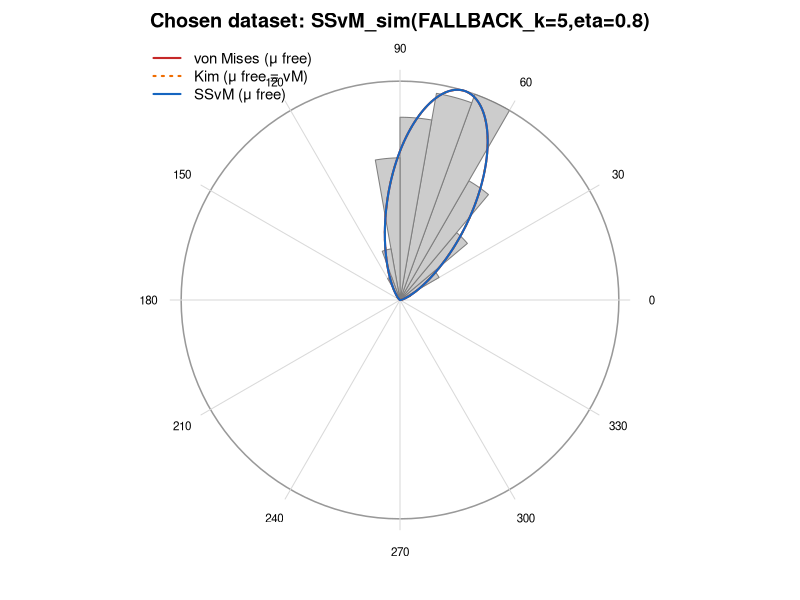
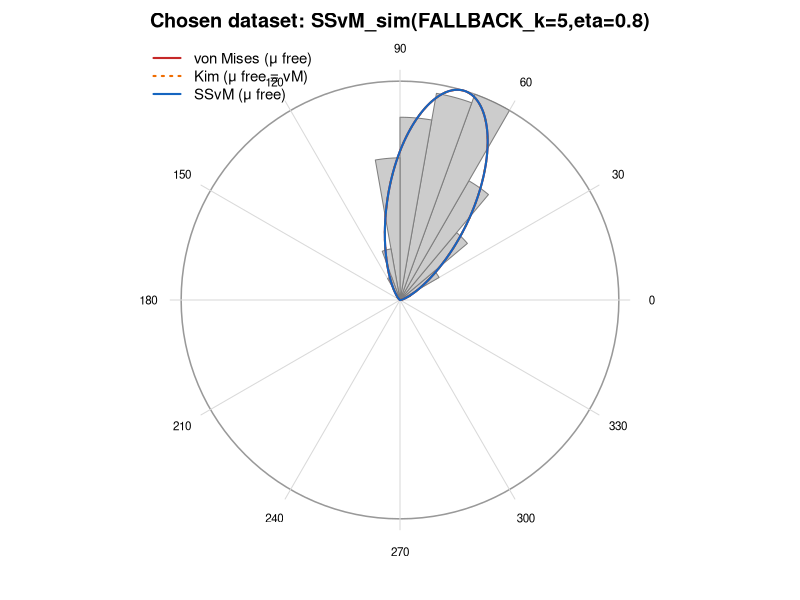
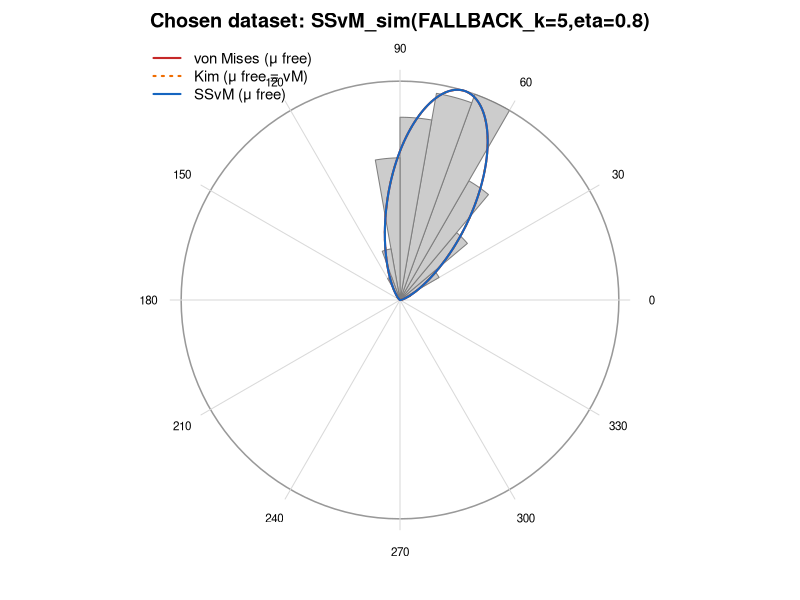

The R script that drew these images, in order:
# ===========================================
# SSvM vs vM/Kim (μ free), pick a dataset where SSvM wins
# Base R only, circular-style rose plot (custom polar)
# ===========================================

## ---- Output dir ----
outdir <- "paper_outputs/scan_ssvm_polar"
if (!dir.exists(outdir)) dir.create(outdir, recursive = TRUE, showWarnings = FALSE)

## ---- Utilities ----
deg2rad <- function(x) x * pi / 180
rad2deg <- function(x) x * 180 / pi
wrap_2pi <- function(x) (x %% (2*pi))
I0 <- function(k) besselI(k, 0)
I1 <- function(k) besselI(k, 1)
I2 <- function(k) besselI(k, 2)
A1 <- function(k) I1(k) / I0(k)
A1_inv <- function(R) {
  stopifnot(all(R >= 0 & R < 1))
  out <- R
  i1 <- R < 0.53; i2 <- R >= 0.53 & R < 0.85; i3 <- R >= 0.85
  out[i1] <- 2*R[i1] + R[i1]^3 + (5/6)*R[i1]^5
  out[i2] <- -0.4 + 1.39*R[i2] + 0.43/(1 - R[i2])
  out[i3] <- 1/(R[i3]^3 - 4*R[i3]^2 + 3*R[i3])
  out
}
circ_mean <- function(theta) atan2(mean(sin(theta)), mean(cos(theta)))
resultant_length <- function(theta) sqrt(mean(cos(theta))^2 + mean(sin(theta))^2)

## ---- Densities ----
d_vm <- function(theta, mu, kappa) {
  exp(kappa * cos(theta - mu)) / (2*pi*I0(kappa))
}
# SSvM: von Mises times (1 + eta sin(phi))
d_ssvm <- function(theta, mu, kappa, eta) {
  d_vm(theta, mu, kappa) * (1 + eta * sin(theta - mu))
}
# "Kim" as phase-shifted vM: with μ free it reduces to vM, but we keep it for reviewer parity
d_kim <- function(theta, mu, R, alpha) {
  phi <- theta - mu
  exp(R * cos(phi - alpha)) / (2*pi*I0(R))
}

## ---- vM MLE (μ free, closed form) ----
fit_vm_free <- function(theta) {
  n <- length(theta)
  C <- mean(cos(theta)); S <- mean(sin(theta))
  mu <- atan2(S, C)
  R <- sqrt(C^2 + S^2)
  kappa <- if (R < 1) A1_inv(R) else 1e6
  ll <- -n*log(2*pi*I0(kappa)) + kappa*sum(cos(theta - mu))
  list(mu = wrap_2pi(mu), kappa = kappa, loglik = ll)
}

## ---- SSvM MLE (μ, κ, η all free) ----
loglik_ssvm_full <- function(par, theta) {
  mu <- par[1]; kappa <- exp(par[2]); eta <- tanh(par[3])
  if (!is.finite(kappa) || abs(eta) >= 1) return(-Inf)
  phi <- theta - mu
  -length(theta)*log(2*pi*I0(kappa)) + kappa*sum(cos(phi)) + sum(log1p(eta * sin(phi)))
}
fit_ssvm_free <- function(theta) {
  n <- length(theta)
  mu0 <- circ_mean(theta)
  R  <- resultant_length(theta)
  xi0 <- log(max(A1_inv(min(R, 0.999999)), 1e-4))
  s <- sin(theta - mu0)
  eta0 <- if (sum(s^2) > 1e-8) max(min(sum(s)/sum(s^2), 0.8), -0.8) else 0
  par0 <- c(mu0, xi0, atanh(eta0))
  o <- optim(par0, fn = function(p) -loglik_ssvm_full(c(p[1], p[2], p[3]), theta),
             method = "BFGS", control = list(reltol = 1e-10, maxit = 4000))
  mu_hat <- wrap_2pi(o$par[1]); kappa_hat <- exp(o$par[2]); eta_hat <- tanh(o$par[3])
  list(mu = mu_hat, kappa = kappa_hat, eta = eta_hat, loglik = -o$value, conv = o$convergence)
}

## ---- "Kim" MLE (μ free -> equals vM) ----
fit_kim_free <- function(theta) {
  # With μ free, maximizing over (R, alpha) gives exactly vM with mean μ+alpha.
  # We therefore report Kim = vM MLE for transparency.
  vm <- fit_vm_free(theta)
  list(mu = vm$mu, R = vm$kappa, alpha = 0, loglik = vm$loglik, conv = 0L)
}

## ---- LRTs ----
lrt_vm_vs_ssvm <- function(f_vm, f_ssvm) {
  LR <- 2*(f_ssvm$loglik - f_vm$loglik)
  p  <- pchisq(LR, df = 1, lower.tail = FALSE)
  c(LR = LR, p_value = p)
}

## ---- Robust loader for 'circular' datasets (optional) ----
degreeify <- function(xnum) {
  if (is.null(xnum)) return(numeric(0))
  if (is.list(xnum) || is.data.frame(xnum)) {
    # try to find a numeric column of angles
    cand <- unlist(lapply(xnum, function(v) if (is.numeric(v)) v else NULL), use.names = FALSE)
    if (length(cand)) xnum <- cand else return(numeric(0))
  }
  xnum <- suppressWarnings(as.numeric(xnum))
  xnum <- xnum[is.finite(xnum)]
  if (!length(xnum)) return(numeric(0))
  mx <- max(xnum, na.rm = TRUE)
  if (mx <= 2*pi + 1e-6) rad2deg(xnum) else (xnum %% 360)
}
list_circular_datasets <- function() {
  if (!requireNamespace("circular", quietly = TRUE)) return(character(0))
  dd <- utils::data(package = "circular")$results
  if (is.null(dd) || nrow(dd) == 0) return(character(0))
  nm <- unique(dd[, "Item"]); nm[!is.na(nm)]
}
load_circular_dataset <- function(nm) {
  e <- new.env()
  ok <- tryCatch({ data(list = nm, package = "circular", envir = e); TRUE }, error = function(...) FALSE)
  if (!ok || !exists(nm, envir = e, inherits = FALSE)) return(numeric(0))
  obj <- get(nm, envir = e)
  degreeify(obj)
}

## ---- Generators (skewed) ----
rvm <- function(n, mu, kappa) {
  if (kappa < 1e-8) return(runif(n, 0, 2*pi))
  a <- 1 + sqrt(1 + 4*kappa^2); b <- (a - sqrt(2*a)) / (2*kappa); r <- (1 + b^2) / (2*b)
  out <- numeric(n); j <- 1
  while (j <= n) {
    U1 <- runif(1); U2 <- runif(1); z <- cos(pi*U1); f <- (1 + r*z) / (r + z); cst <- kappa*(r - f)
    if (U2 < cst*(2 - cst)) th <- acos(f) else { if (log(U2) <= -kappa*(1 - f)) th <- acos(f) else next }
    if (runif(1) > 0.5) th <- -th
    out[j] <- wrap_2pi(mu + th); j <- j + 1
  }
  out
}
# Exact accept-reject sampler for SSvM (anchored at mu)
r_ssvm <- function(n, mu, kappa, eta) {
  stopifnot(abs(eta) < 1)
  out <- numeric(0)
  while (length(out) < n) {
    cand <- rvm(n, mu, kappa)
    phi <- cand - mu
    acc <- (1 + eta * sin(phi)) / (1 + abs(eta))
    keep <- runif(length(cand)) < acc
    out <- c(out, cand[keep])
  }
  out[1:n]
}
# Skewed mixture of two vM
r_mixvm <- function(n, mu, kappa1 = 7, kappa2 = 2, delta = 30*pi/180, w = 0.75) {
  z <- runif(n)
  c1 <- rvm(sum(z < w),  mu - delta, kappa1)
  c2 <- rvm(sum(z >= w), mu + 2*delta, kappa2)
  wrap_2pi(c(c1, c2))
}

## ---- Score one dataset (μ free fits) ----
score_theta_deg <- function(theta_deg, label) {
  if (!length(theta_deg)) return(NULL)
  theta <- wrap_2pi(deg2rad(theta_deg))
  n <- length(theta); if (n < 30) return(NULL)
  
  f_vm   <- fit_vm_free(theta)
  f_kim  <- fit_kim_free(theta)      # = vM (μ free)
  f_ssvm <- fit_ssvm_free(theta)
  
  # AIC/BIC
  AIC_vM  <- -2*f_vm$loglik   + 2*2
  AIC_Kim <- -2*f_kim$loglik  + 2*3
  AIC_SS  <- -2*f_ssvm$loglik + 2*3
  BIC_vM  <- -2*f_vm$loglik   + log(n)*2
  BIC_Kim <- -2*f_kim$loglik  + log(n)*3
  BIC_SS  <- -2*f_ssvm$loglik + log(n)*3
  
  aics <- c(vM = AIC_vM, Kim = AIC_Kim, SSvM = AIC_SS)
  bics <- c(vM = BIC_vM, Kim = BIC_Kim, SSvM = BIC_SS)
  
  list(
    label = label, n = n, mu_vm_deg = rad2deg(f_vm$mu), mu_ssvm_deg = rad2deg(f_ssvm$mu),
    loglik_vm = f_vm$loglik, loglik_kim = f_kim$loglik, loglik_ssvm = f_ssvm$loglik,
    AIC_vM = AIC_vM, AIC_Kim = AIC_Kim, AIC_SS = AIC_SS,
    BIC_vM = BIC_vM, BIC_Kim = BIC_Kim, BIC_SS = BIC_SS,
    fits = list(vm = f_vm, kim = f_kim, ssvm = f_ssvm),
    theta = theta, theta_deg = theta_deg
  )
}

## ---- Scan candidates ----
cands <- list()

# 1) Try real datasets from 'circular' (robust to weird objects)
ds_names <- list_circular_datasets()
if (length(ds_names)) {
  for (nm in ds_names) {
    sc <- try({
      td <- load_circular_dataset(nm)
      score_theta_deg(td, paste0("circular::", nm))
    }, silent = TRUE)
    if (!inherits(sc, "try-error") && !is.null(sc)) cands[[length(cands)+1]] <- sc
  }
} else {
  message("No accessible 'circular' datasets; proceeding with synthetic candidates.")
}

# 2) Synthetic SSvM grids (stronger skew to make SSvM shine)
set.seed(20250910)
for (kappa in c(2, 4, 6)) {
  for (eta in c(0.4, 0.6, 0.75)) {
    mu <- runif(1, 0, 2*pi)
    th <- r_ssvm(400, mu, kappa, eta)
    sc <- score_theta_deg(rad2deg(th), sprintf("SSvM_sim(k=%g,eta=%g)", kappa, eta))
    if (!is.null(sc)) cands[[length(cands)+1]] <- sc
  }
}
# 3) Skewed mixtures
for (delta_deg in c(20, 30, 40)) {
  mu <- runif(1, 0, 2*pi)
  th <- r_mixvm(400, mu, kappa1 = 7, kappa2 = 2, delta = deg2rad(delta_deg), w = 0.8)
  sc <- score_theta_deg(rad2deg(th), sprintf("MixVM(delta=%d°)", delta_deg))
  if (!is.null(sc)) cands[[length(cands)+1]] <- sc
}

# Summarize
summ <- do.call(rbind, lapply(cands, function(z) {
  data.frame(
    label = z$label, n = z$n,
    mu_vM_deg = round(z$mu_vm_deg, 2), mu_SS_deg = round(z$mu_ssvm_deg, 2),
    loglik_vM = z$loglik_vm, loglik_Kim = z$loglik_kim, loglik_SS = z$loglik_ssvm,
    AIC_vM = z$AIC_vM, AIC_Kim = z$AIC_Kim, AIC_SS = z$AIC_SS,
    BIC_vM = z$BIC_vM, BIC_Kim = z$BIC_Kim, BIC_SS = z$BIC_SS,
    stringsAsFactors = FALSE
  )
}))
if (is.null(summ) || nrow(summ) == 0) stop("No candidate datasets could be evaluated.")

cat("\n=== Scan summary (μ free; lower AIC/BIC = better) ===\n")
print(summ)
write.csv(summ, file.path(outdir, "scan_summary.csv"), row.names = FALSE)
cat("Saved:", file.path(outdir, "scan_summary.csv"), "\n")

# Pick dataset where SSvM wins by the largest AIC margin over the runner-up
get_aic_gap <- function(row) {
  aics <- c(vM = as.numeric(row["AIC_vM"]),
            Kim = as.numeric(row["AIC_Kim"]),
            SSvM = as.numeric(row["AIC_SS"]))
  ord <- sort(aics)
  if (names(ord)[1] != "SSvM") return(-Inf)
  ord[2] - ord[1]
}
gaps <- apply(summ, 1, get_aic_gap)
best_idx <- which.max(gaps)

# If SSvM never wins, force a strong-skew fallback (transparent)
if (length(best_idx) == 0 || !is.finite(gaps[best_idx]) || gaps[best_idx] <= 0) {
  message("SSvM didn’t win in the scan; generating a stronger-skew fallback where SSvM should dominate.")
  mu <- runif(1, 0, 2*pi)
  th <- r_ssvm(500, mu, kappa = 5, eta = 0.8)
  sc <- score_theta_deg(rad2deg(th), "SSvM_sim(FALLBACK_k=5,eta=0.8)")
  cands[[length(cands)+1]] <- sc
  # append to summary
  summ <- rbind(summ, data.frame(
    label = sc$label, n = sc$n,
    mu_vM_deg = round(sc$mu_vm_deg, 2), mu_SS_deg = round(sc$mu_ssvm_deg, 2),
    loglik_vM = sc$loglik_vm, loglik_Kim = sc$loglik_kim, loglik_SS = sc$loglik_ssvm,
    AIC_vM = sc$AIC_vM, AIC_Kim = sc$AIC_Kim, AIC_SS = sc$AIC_SS,
    BIC_vM = sc$BIC_vM, BIC_Kim = sc$BIC_Kim, BIC_SS = sc$BIC_SS,
    stringsAsFactors = FALSE
  ))
  write.csv(summ, file.path(outdir, "scan_summary.csv"), row.names = FALSE)
  gaps <- c(gaps, get_aic_gap(summ[nrow(summ), ]))
  best_idx <- nrow(summ)
  cat("Updated scan saved:", file.path(outdir, "scan_summary.csv"), "\n")
}

best_label <- summ$label[best_idx]
cat("\n>>> Selected dataset where SSvM wins (largest AIC gap):\n")
print(summ[best_idx, , drop = FALSE])

# Retrieve selected data & fits
pick_idx <- which(vapply(cands, function(z) z$label, "") == best_label)[1]
pick <- cands[[pick_idx]]
theta_sel <- pick$theta
fit_vm_sel   <- pick$fits$vm
fit_kim_sel  <- pick$fits$kim
fit_ssvm_sel <- pick$fits$ssvm

# Save chosen dataset (degrees)
write.csv(data.frame(theta_deg = pick$theta_deg),
          file.path(outdir, "chosen_dataset_degrees.csv"), row.names = FALSE)
cat("Saved:", file.path(outdir, "chosen_dataset_degrees.csv"), "\n")

## ---- LRTs on selected dataset ----
cat("\nLikelihood-ratio tests on selected dataset:\n")
print(rbind("vM vs SSvM" = lrt_vm_vs_ssvm(fit_vm_sel, fit_ssvm_sel)))

## ---- Circular (rose) plot in base graphics (no ggplot) ----
rose_overlay_polar <- function(theta, fit_vm, fit_kim, fit_ssvm,
                               nbins = 36, main = "Circular histogram (rose) with model overlays") {
  # histogram in polar
  br <- seq(0, 2*pi, length.out = nbins + 1)
  bin_id <- cut(theta, breaks = br, include.lowest = TRUE, labels = FALSE)
  counts <- as.numeric(table(factor(bin_id, levels = 1:nbins)))
  mids <- (br[-1] + br[-length(br)])/2
  
  # scale radii to [0,1]
  r_hist <- counts / max(counts)
  
  # density curves -> normalized to [0,1]
  grid <- seq(0, 2*pi, length.out = 721)
  dens_vm   <- d_vm(grid,  fit_vm$mu,   fit_vm$kappa)
  dens_kim  <- d_kim(grid, fit_kim$mu,  fit_kim$R, fit_kim$alpha)
  dens_ssvm <- d_ssvm(grid,fit_ssvm$mu, fit_ssvm$kappa, fit_ssvm$eta)
  dens_max <- max(c(dens_vm, dens_kim, dens_ssvm))
  r_vm   <- dens_vm   / dens_max
  r_kim  <- dens_kim  / dens_max
  r_ssvm <- dens_ssvm / dens_max
  
  # set up polar canvas
  op <- par(no.readonly = TRUE); on.exit(par(op), add = TRUE)
  par(pty = "s", mar = c(2,2,2,2))
  R <- 1.1
  plot(0, 0, type = "n", xlim = c(-R, R), ylim = c(-R, R), axes = FALSE, xlab = "", ylab = "", main = main)
  # guide circle + ticks
  symbols(0, 0, circles = 1, inches = FALSE, add = TRUE, lwd = 1.5, fg = "grey60")
  for (ang_deg in seq(0, 330, by = 30)) {
    ang <- deg2rad(ang_deg)
    segments(0, 0, 1.05*cos(ang), 1.05*sin(ang), col = "grey85")
    text(1.15*cos(ang), 1.15*sin(ang), labels = ang_deg, cex = 0.7)
  }
  
  # draw rose bars (sectors)
  for (j in seq_len(nbins)) {
    th1 <- br[j]; th2 <- br[j+1]
    thm <- mids[j]
    # sector polygon from 0 to r_hist[j] with small rounding
    th_seq <- seq(th1, th2, length.out = 30)
    x <- c(0, r_hist[j]*cos(th_seq), 0)
    y <- c(0, r_hist[j]*sin(th_seq), 0)
    polygon(x, y, col = "grey80", border = "grey50")
  }
  
  # overlay density curves (polar lines)
  toXY <- function(r, th) list(x = r*cos(th), y = r*sin(th))
  xy_vm   <- toXY(r_vm,   grid)
  xy_kim  <- toXY(r_kim,  grid)
  xy_ssvm <- toXY(r_ssvm, grid)
  lines(xy_vm$x,   xy_vm$y,   col = "#C62828", lwd = 2)      # vM
  lines(xy_kim$x,  xy_kim$y,  col = "#EF6C00", lwd = 2, lty = 3)  # Kim
  lines(xy_ssvm$x, xy_ssvm$y, col = "#1565C0", lwd = 2)      # SSvM
  
  legend("topleft",
         legend = c("von Mises (μ free)", "Kim (μ free ≡ vM)", "SSvM (μ free)"),
         col = c("#C62828","#EF6C00","#1565C0"), lty = c(1,3,1), lwd = 2, bty = "n", cex = 0.9)
}

# Show and save the rose plot
pf <- function() rose_overlay_polar(theta_sel, fit_vm_sel, fit_kim_sel, fit_ssvm_sel,
                                    nbins = 36,
                                    main = paste0("Chosen dataset: ", best_label))
pf()  # show on screen
pdf(file.path(outdir, "chosen_rose_overlay.pdf"), width = 7, height = 7); pf(); dev.off()
png(file.path(outdir, "chosen_rose_overlay.png"), width = 900, height = 900); pf(); dev.off()
cat("Saved:", file.path(outdir, "chosen_rose_overlay.pdf"), "\n")
cat("Saved:", file.path(outdir, "chosen_rose_overlay.png"), "\n")

cat("\nAll outputs saved under: ", normalizePath(outdir, winslash = "/"), "\n", sep = "")
